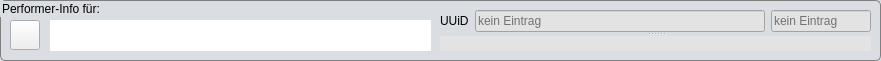
      <widget class="QGroupBox" name="grpBox_actor_name">
       <property name="geometry">
        <rect>
         <x>10</x>
         <y>10</y>
         <width>881</width>
         <height>61</height>
        </rect>
       </property>
       <property name="styleSheet">
        <string notr="true">QGroupBox {
background-color: rgb(218, 222, 226);
border: 1px solid grey;border-radius: 5px;}</string>
       </property>
       <property name="title">
        <string>Performer-Info für:</string>
       </property>
       <widget class="QLineEdit" name="lnEdit_performer_name">
        <property name="enabled">
         <bool>true</bool>
        </property>
        <property name="geometry">
         <rect>
          <x>50</x>
          <y>20</y>
          <width>381</width>
          <height>31</height>
         </rect>
        </property>
        <property name="font">
         <font>
          <pointsize>15</pointsize>
         </font>
        </property>
        <property name="styleSheet">
         <string notr="true">QLabel{background-color:#e3e3e3 }
</string>
        </property>
        <property name="text">
         <string/>
        </property>
        <property name="frame">
         <bool>false</bool>
        </property>
        <property name="readOnly">
         <bool>true</bool>
        </property>
        <property name="clearButtonEnabled">
         <bool>false</bool>
        </property>
       </widget>
       <widget class="QPushButton" name="Btn_actor_gender_sign">
        <property name="geometry">
         <rect>
          <x>10</x>
          <y>20</y>
          <width>30</width>
          <height>30</height>
         </rect>
        </property>
        <property name="toolTip">
         <string>klicken, um Gender Auswahl zu treffen</string>
        </property>
        <property name="text">
         <string/>
        </property>
        <property name="icon">
         <iconset resource="../../resource_collection_files/buttons.qrc">
          <normaloff>:/Buttons/_buttons/gender/fragezeichen.png</normaloff>:/Buttons/_buttons/gender/fragezeichen.png</iconset>
        </property>
        <property name="iconSize">
         <size>
          <width>25</width>
          <height>25</height>
         </size>
        </property>
       </widget>
       <widget class="QSplitter" name="splitter">
        <property name="geometry">
         <rect>
          <x>440</x>
          <y>10</y>
          <width>431</width>
          <height>41</height>
         </rect>
        </property>
        <property name="orientation">
         <enum>Qt::Vertical</enum>
        </property>
        <widget class="QWidget" name="layoutWidget_13">
         <layout class="QHBoxLayout" name="HLayout_nationality_3">
          <item>
           <widget class="QLabel" name="lbluuid">
            <property name="text">
             <string>UUiD</string>
            </property>
           </widget>
          </item>
          <item>
           <widget class="ClickableQLineEdit" name="lnEdit_performer_uuid">
            <property name="contextMenuPolicy">
             <enum>Qt::CustomContextMenu</enum>
            </property>
            <property name="styleSheet">
             <string notr="true">QLineEdit,QTextEdit { 
background-color: #e3e3e3}
QLineEdit:hover,QTextEdit:hover {
border: 2px solid rgb(49, 50, 62);}
QLineEdit:focus,QTextEdit:focus {
border: 2px inset rgb(85, 170, 255);}
QLineEdit::placeholderText { 
color: rgb(213, 213, 213);}




</string>
            </property>
            <property name="text">
             <string/>
            </property>
            <property name="readOnly">
             <bool>false</bool>
            </property>
            <property name="placeholderText">
             <string notr="true">kein Eintrag</string>
            </property>
           </widget>
          </item>
          <item>
           <widget class="ClickableQLineEdit" name="lnEdit_performer_id">
            <property name="minimumSize">
             <size>
              <width>100</width>
              <height>0</height>
             </size>
            </property>
            <property name="maximumSize">
             <size>
              <width>100</width>
              <height>16777215</height>
             </size>
            </property>
            <property name="contextMenuPolicy">
             <enum>Qt::CustomContextMenu</enum>
            </property>
            <property name="styleSheet">
             <string notr="true">QLineEdit,QTextEdit { 
background-color: #e3e3e3}
QLineEdit:hover,QTextEdit:hover {
border: 2px solid rgb(49, 50, 62);}
QLineEdit:focus,QTextEdit:focus {
border: 2px inset rgb(85, 170, 255);}
QLineEdit::placeholderText { 
color: rgb(213, 213, 213);}




</string>
            </property>
            <property name="text">
             <string/>
            </property>
            <property name="readOnly">
             <bool>false</bool>
            </property>
            <property name="placeholderText">
             <string notr="true">kein Eintrag</string>
            </property>
           </widget>
          </item>
         </layout>
        </widget>
        <widget class="QLabel" name="lbl_actor_birthday_place">
         <property name="font">
          <font>
           <pointsize>10</pointsize>
          </font>
         </property>
         <property name="styleSheet">
          <string notr="true">QLabel{background-color:#e3e3e3 }</string>
         </property>
         <property name="text">
          <string/>
         </property>
        </widget>
       </widget>
      </widget>
